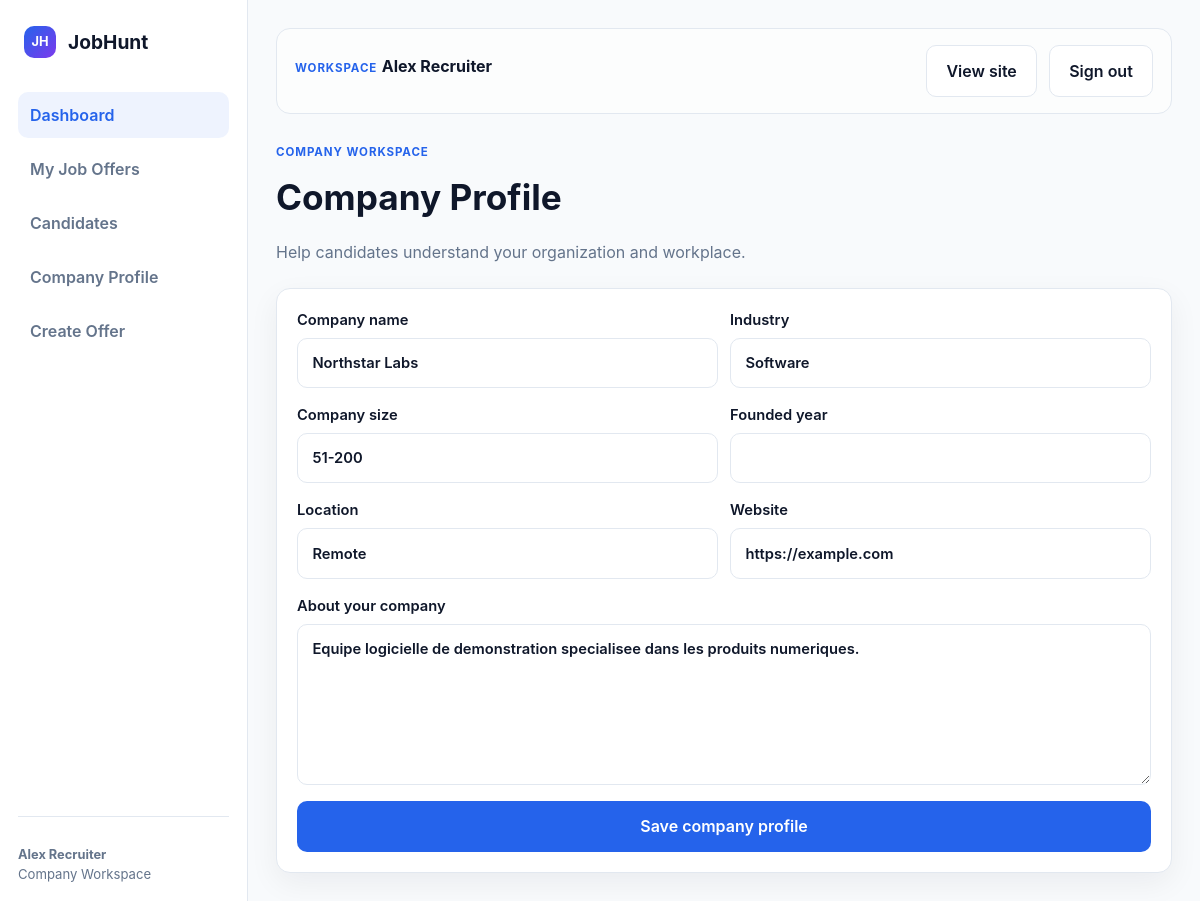
Page /index.php?page=company-profile-edit (signed in) on the committed database.
### tables this page shows
CREATE TABLE company_profiles (
    id INT AUTO_INCREMENT PRIMARY KEY,
    user_id INT NOT NULL UNIQUE,
    company_name VARCHAR(160) NOT NULL,
    industry VARCHAR(120) DEFAULT NULL,
    company_size VARCHAR(60) DEFAULT NULL,
    founded_year YEAR DEFAULT NULL,
    website VARCHAR(255) DEFAULT NULL,
    location VARCHAR(160) DEFAULT NULL,
    description TEXT,
    logo_url VARCHAR(255) DEFAULT NULL,
    verification_status ENUM('pending','verified','rejected') DEFAULT 'pending',
    created_at TIMESTAMP DEFAULT CURRENT_TIMESTAMP,
    updated_at TIMESTAMP DEFAULT CURRENT_TIMESTAMP ON UPDATE CURRENT_TIMESTAMP,
    CONSTRAINT fk_company_profile_user FOREIGN KEY (user_id) REFERENCES users(id) ON DELETE CASCADE
);

### public/index.php (called while the page is built, shortened)
<?php
require dirname(__DIR__) . '/app/Core/Database.php';
$page = $_GET['page'] ?? 'home';
$controller = new PageController();
$controller->handle($page);

### app/Core/Database.php (called while the page is built, shortened)
<?php
class Database
{
    private static $db;
    public static function connection()
    {
        if (self::$db) {
            return self::$db;
        }
        $config = require dirname(__DIR__, 2) . '/config/database.php';
        $dsn = "{$config['driver']}:host={$config['host']};port={$config['port']};dbname={$config['database']};charset={$config['charset']}";
        self::$db = new \PDO($dsn, $config['username'], $config['password'], $config['options']);
        return self::$db;
    }
}

### app/Models/JobHuntData.php (called while the page is built, shortened)
<?php
class JobHuntData
{
    public static function companyProfile(int $userId): array
    {
        $query = Database::connection()->prepare(
            'SELECT company_name, industry, company_size, location, website, description
             FROM company_profiles WHERE user_id = ?'
        );
        $query->execute([$userId]);
        return $query->fetch() ?: [];
    }
}

### resources/views/company/profile.php (the view, shortened to what this page needs)
<!DOCTYPE html>
<html lang="en">
<head>
    <link rel="stylesheet" href="assets/css/styles.css" />
</head>
<body>
    <div class="app-shell">
        <?php require __DIR__ . '/../components/company-sidebar.php'; ?>
        <main class="app-main">
            <?php require __DIR__ . '/../components/topbar.php'; ?>
            <div class="page-header">
                <div class="kicker">Company workspace</div>
                <h1>Company Profile</h1>
                <p class="muted">Help candidates understand your organization and workplace.</p>
            </div>
            <form class="card form-stack" method="post" action="index.php?page=company-profile-edit">
                <div class="form-row">
                    <label>Company name<input class="input" name="company_name" value="<?php echo htmlspecialchars($profile['company_name'] ?? ''); ?>" required /></label>
                    <label>Industry<input class="input" name="industry" value="<?php echo htmlspecialchars($profile['industry'] ?? ''); ?>" /></label>
                </div>
                <div class="form-row">
                    <label>Company size<input class="input" name="company_size" value="<?php echo htmlspecialchars($profile['company_size'] ?? ''); ?>" placeholder="e.g. 51-200" /></label>
                    <label>Founded year<input class="input" type="number" name="founded_year" min="1800" max="<?php echo date('Y'); ?>" value="<?php echo htmlspecialchars($profile['founded_year'] ?? ''); ?>" /></label>
                </div>
                <div class="form-row">
                    <label>Location<input class="input" name="location" value="<?php echo htmlspecialchars($profile['location'] ?? ''); ?>" /></label>
                    <label>Website<input class="input" type="url" name="website" value="<?php echo htmlspecialchars($profile['website'] ?? ''); ?>" placeholder="https://" /></label>
                </div>
                <label>About your company<textarea class="textarea" name="description" rows="6"><?php echo htmlspecialchars($profile['description'] ?? ''); ?></textarea></label>
                <button class="btn btn-primary" type="submit">Save company profile</button>
            </form>
        </main>
    </div>
</body>
</html>

### public/assets/css/styles.css (style rules this page uses)
:root { --brand-950: #101828; --brand-700: #1D4ED8; --brand-600: #2563EB; --brand-100: #DBEAFE; --surface: #FFFFFF; --canvas: #F8FAFC; --surface-muted: #F1F5F9; --border: #E2E8F0; --text-primary: #0F172A; --text-secondary: #64748B; --success: #16A34A; --warning: #F59E0B; --danger: #DC2626; --info: #0EA5E9; --ai-accent: #7C3AED; --shadow-soft: 0 10px 30px rgba(15, 23, 42, 0.06); --radius-card: 14px; --radius-input: 10px; }
* { box-sizing: border-box; }
html { scroll-behavior: smooth; }
body { margin: 0; font-family: Inter, "Segoe UI", sans-serif; background: var(--canvas); color: var(--text-primary); line-height: 1.5; }
button, input, select, textarea { font: inherit; }
.btn { border: 1px solid transparent; border-radius: 10px; padding: 0.8rem 1.2rem; font-weight: 600; cursor: pointer; transition: 0.2s ease; display: inline-flex; align-items: center; justify-content: center; gap: 8px; text-decoration: none; }
.btn-primary { background: var(--brand-600); color: white; }
.input, .select, .textarea { background: var(--surface); border: 1px solid var(--border); border-radius: var(--radius-input); padding: 0.82rem 0.9rem; width: 100%; color: var(--text-primary); }
.kicker { display: inline-block; color: var(--brand-600); font-weight: 700; letter-spacing: 0.08em; font-size: 0.72rem; text-transform: uppercase; margin-bottom: 10px; }
.muted { color: var(--text-secondary); }
.card { background: var(--surface); border: 1px solid var(--border); border-radius: var(--radius-card); box-shadow: var(--shadow-soft); padding: 20px; }
.form-stack { display: grid; gap: 16px; }
.form-row { display: grid; grid-template-columns: 1fr 1fr; gap: 12px; }
.app-shell { display: grid; grid-template-columns: 248px minmax(0, 1fr); min-height: 100vh; background: var(--canvas); }
.app-main { padding: 28px; }
.page-header { margin-bottom: 24px; }
.page-header h1 { font-size: 2.2rem; margin: 0 0 8px; }
label { display: grid; gap: 7px; color: var(--text-primary); font-size: .92rem; font-weight: 600; }

### rows in the picture
company_profiles: company_name "Northstar Labs", industry "Software", company_size "51-200", location "Remote", website "https://example.com", description "Equipe logicielle de demonstration specialisee dans les produits numeriques."

### other values in the picture
$_SESSION['user']['name'] "Alex Recruiter"
